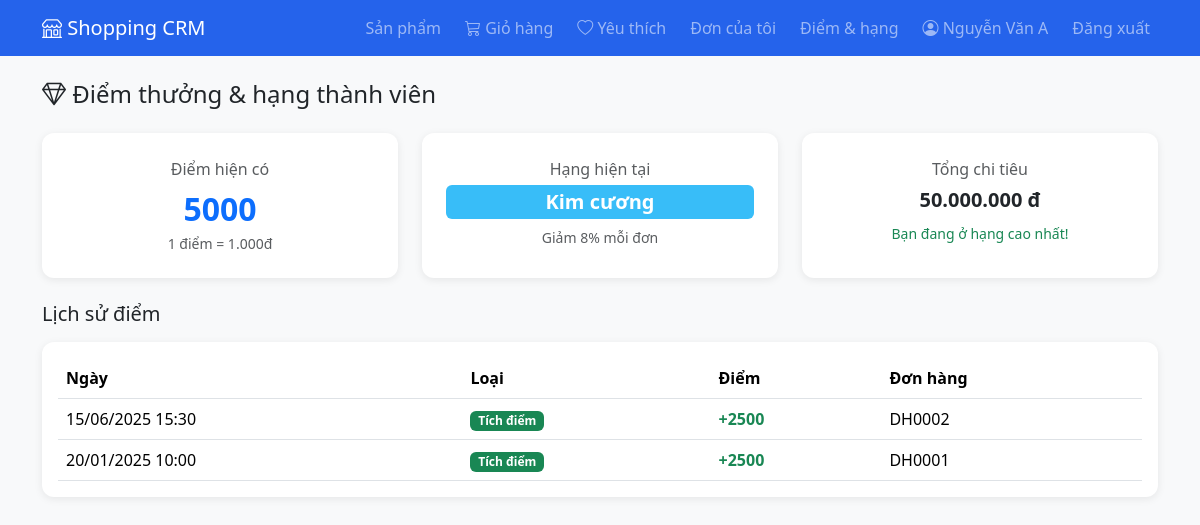
The page /rewards.php (signed in) on the database its author committed.
### tables this page shows
CREATE TABLE users (
  id INT AUTO_INCREMENT PRIMARY KEY,
  full_name VARCHAR(100) NOT NULL,
  email VARCHAR(150) NOT NULL UNIQUE,
  password VARCHAR(255) NOT NULL,
  phone VARCHAR(20),
  address VARCHAR(255),
  role ENUM('admin','customer') NOT NULL DEFAULT 'customer',
  points INT NOT NULL DEFAULT 0,
  status ENUM('active','locked') NOT NULL DEFAULT 'active',
  created_at DATETIME NOT NULL DEFAULT CURRENT_TIMESTAMP
);

CREATE TABLE membership_tiers (
  id INT AUTO_INCREMENT PRIMARY KEY,
  name VARCHAR(50) NOT NULL,
  min_spent INT NOT NULL DEFAULT 0,
  discount_percent INT NOT NULL DEFAULT 0
);

CREATE TABLE point_history (
  id INT AUTO_INCREMENT PRIMARY KEY,
  user_id INT NOT NULL,
  order_id INT,
  points INT NOT NULL,
  type ENUM('earn','redeem') NOT NULL,
  created_at DATETIME NOT NULL DEFAULT CURRENT_TIMESTAMP,
  FOREIGN KEY (user_id) REFERENCES users(id)
);

CREATE TABLE orders (
  id INT AUTO_INCREMENT PRIMARY KEY,
  code VARCHAR(30) NOT NULL UNIQUE,
  user_id INT NOT NULL,
  total INT NOT NULL DEFAULT 0,
  discount INT NOT NULL DEFAULT 0,
  tier_discount INT NOT NULL DEFAULT 0,
  voucher_discount INT NOT NULL DEFAULT 0,
  final_total INT NOT NULL DEFAULT 0,
  voucher_id INT,
  points_used INT NOT NULL DEFAULT 0,
  status ENUM('pending','confirmed','shipping','completed','cancelled') NOT NULL DEFAULT 'pending',
  created_at DATETIME NOT NULL DEFAULT CURRENT_TIMESTAMP,
  FOREIGN KEY (user_id) REFERENCES users(id)
);

### includes/functions.php (called while the page is built, shortened)
<?php
function e($value) {
    return htmlspecialchars((string)$value, ENT_QUOTES, 'UTF-8');
}
function money($amount) {
    return number_format((float)$amount, 0, ',', '.') . ' đ';
}
function total_spent($pdo, $uid) {
    $stmt = $pdo->prepare(
        "SELECT COALESCE(SUM(final_total), 0) AS total
         FROM orders WHERE user_id = ? AND status = 'completed'"
    );
    $stmt->execute([$uid]);
    return (int) $stmt->fetch()['total'];
}
function get_tier($pdo, $spent) {
    $stmt = $pdo->prepare(
        "SELECT * FROM membership_tiers WHERE min_spent <= ? ORDER BY min_spent DESC LIMIT 1"
    );
    $stmt->execute([$spent]);
    return $stmt->fetch();
}
function tier_badge_class($tierName) {
    $map = [
        'Đồng' => 'badge-tier-dong',
        'Bạc' => 'badge-tier-bac',
        'Vàng' => 'badge-tier-vang',
        'Kim cương' => 'badge-tier-kim-cuong',
    ];
    return $map[$tierName] ?? 'bg-secondary';
}

### rewards.php (the view, shortened to what this page needs)
<?php
require __DIR__ . '/config/db.php';
require __DIR__ . '/includes/functions.php';
$uid = $_SESSION['user_id'];
$stmt = $pdo->prepare('SELECT points FROM users WHERE id = ?');
$stmt->execute([$uid]);
$points = (int) $stmt->fetch()['points'];
$spent = total_spent($pdo, $uid);
$tier = get_tier($pdo, $spent);
$stmt = $pdo->prepare('SELECT * FROM membership_tiers WHERE min_spent > ? ORDER BY min_spent ASC LIMIT 1');
$stmt->execute([$tier['min_spent']]);
$nextTier = $stmt->fetch();
$stmt = $pdo->prepare(
    'SELECT ph.*, o.code AS order_code
     FROM point_history ph
     LEFT JOIN orders o ON o.id = ph.order_id
     WHERE ph.user_id = ?
     ORDER BY ph.created_at DESC'
);
$stmt->execute([$uid]);
$history = $stmt->fetchAll();
require __DIR__ . '/includes/header.php';
?>
<h4 class="mb-4"><i class="bi bi-gem"></i> Điểm thưởng &amp; hạng thành viên</h4>
<div class="row g-4 mb-4">
    <div class="col-md-4">
        <div class="card p-4 text-center h-100">
            <div class="text-muted mb-1">Điểm hiện có</div>
            <div class="fs-2 fw-bold text-primary"><?= $points ?></div>
            <div class="text-muted small">1 điểm = 1.000đ</div>
        </div>
    </div>
    <div class="col-md-4">
        <div class="card p-4 text-center h-100">
            <div class="text-muted mb-1">Hạng hiện tại</div>
            <span class="badge fs-5 <?= tier_badge_class($tier['name']) ?>"><?= e($tier['name']) ?></span>
            <div class="text-muted small mt-2">Giảm <?= (int) $tier['discount_percent'] ?>% mỗi đơn</div>
        </div>
    </div>
    <div class="col-md-4">
        <div class="card p-4 text-center h-100">
            <div class="text-muted mb-1">Tổng chi tiêu</div>
            <div class="fs-5 fw-bold"><?= money($spent) ?></div>
            <?php if ($nextTier): ?>
                <div class="text-muted small mt-2">
                    Chi thêm <strong><?= money($nextTier['min_spent'] - $spent) ?></strong>
                    để lên hạng <span class="badge <?= tier_badge_class($nextTier['name']) ?>"><?= e($nextTier['name']) ?></span>
                </div>
            <?php else: ?>
                <div class="text-success small mt-2">Bạn đang ở hạng cao nhất!</div>
            <?php endif; ?>
        </div>
    </div>
</div>
<h5 class="mb-3">Lịch sử điểm</h5>
<?php if (empty($history)): ?>
    <div class="alert alert-info">Chưa có lịch sử điểm.</div>
<?php else: ?>
    <div class="card p-3">
        <table class="table align-middle mb-0">
            <thead>
                <tr>
                    <th>Ngày</th>
                    <th>Loại</th>
                    <th>Điểm</th>
                    <th>Đơn hàng</th>
                </tr>
            </thead>
            <tbody>
                <?php foreach ($history as $h): ?>
                    <tr>
                        <td><?= e(date('d/m/Y H:i', strtotime($h['created_at']))) ?></td>
                        <td>
                            <?php if ($h['type'] === 'earn'): ?>
                                <span class="badge bg-success">Tích điểm</span>
                            <?php else: ?>
                                <span class="badge bg-danger">Dùng điểm</span>
                            <?php endif; ?>
                        </td>
                        <td class="<?= $h['points'] >= 0 ? 'text-success' : 'text-danger' ?> fw-bold">
                            <?= $h['points'] > 0 ? '+' : '' ?><?= (int) $h['points'] ?>
                        </td>
                        <td><?= $h['order_code'] ? e($h['order_code']) : '-' ?></td>
                    </tr>
                <?php endforeach; ?>
            </tbody>
        </table>
    </div>
<?php endif; ?>
<?php require __DIR__ . '/includes/footer.php'; ?>

### assets/css/style.css (style rules this page uses)
:root { --main-color: #2563eb; }
:root { scroll-behavior: auto; }
body { background-color: #f8f9fa; }
.card { border: none; border-radius: 12px; box-shadow: 0 2px 8px rgba(0, 0, 0, 0.08); }
.badge-tier-kim-cuong { background-color: #38bdf8; }

### rows shown on the page
users: points "5000"
membership_tiers: name "Kim cương", discount_percent "8"
point_history: created_at "15/06/2025 15:30", type "Tích điểm", points "2500", order.code "DH0002"
point_history: created_at "20/01/2025 10:00", type "Tích điểm", points "2500", order.code "DH0001"

### other values the page prints
$_SESSION['full_name'] "Nguyễn Văn A"
money($spent) "50.000.000 đ"
